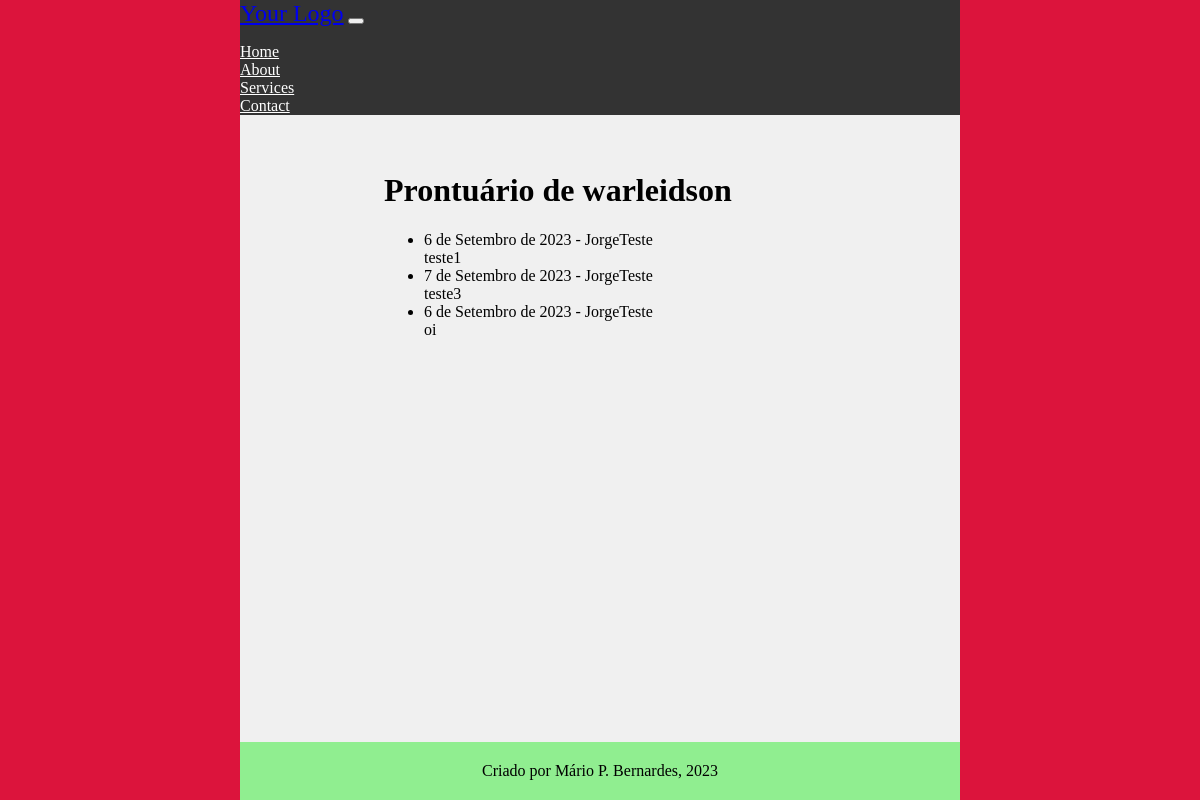
Before: /main/prontuario/2020202/ (signed in) with the older database file.
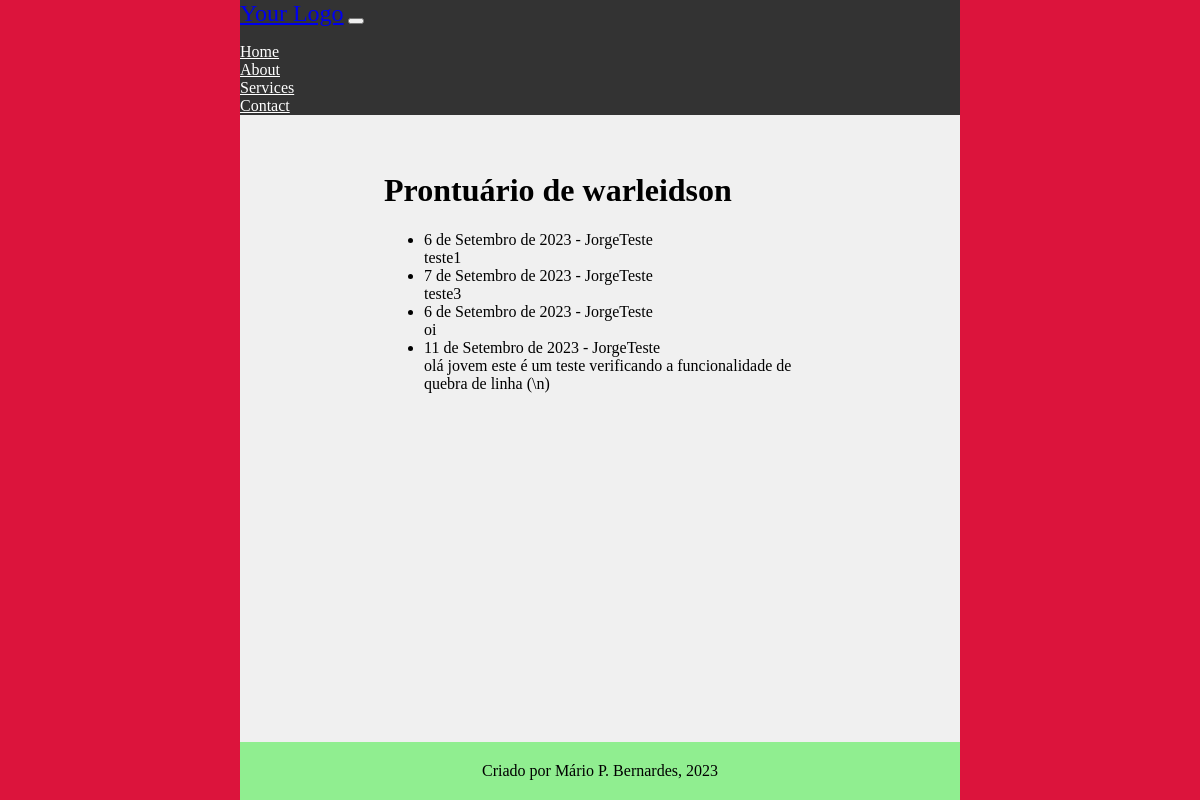
After: the same page with the newer database file.
### main/models.py (models this page shows, shortened)
class Prontuarios(models.Model):
    numero = models.ForeignKey(
        'CadastroPacientes',
        on_delete=models.PROTECT,
        to_field='prontuario_numero',
        related_name='paciente',
        verbose_name='Nº de Prontuário'
    )
    autor = models.ForeignKey(
        'CadastroProfissionais',
        on_delete=models.PROTECT,
        to_field='nome',
        related_name='prontuarios',
        verbose_name='Terapeuta'
    )
    data_entrada = models.DateField(auto_now_add=True, editable=False, verbose_name='Data da Entrada')
    data_consulta = models.DateField(verbose_name='Data da Consulta')
    entrada = models.TextField(verbose_name='Parecer')
    objects = models.Manager()
    class Meta:
        verbose_name = 'Prontuário'
        verbose_name_plural = 'Prontuários'
        permissions = [
            ('add_entry', 'Adicionar entradas em prontuários (Terapeutas)')
        ]

class CadastroProfissionais(models.Model):
    nome = models.CharField(verbose_name='Nome', max_length=100, unique=True, editable=True)
    conselho_codigo = models.CharField(verbose_name='CRP', max_length=5, unique=True, editable=True)
    unimed_codigo = models.CharField(verbose_name='Número cadastro Unimed', max_length=6, unique=True, editable=True)
    email = models.EmailField(verbose_name='Email', editable=True)
    telefone_numero = models.CharField(verbose_name='Telefone', max_length=11, editable=True)
    usuario_codigo = models.ForeignKey(
        User,
        related_name='Terapeutas',
        on_delete=models.PROTECT
    )
    objects = models.Manager()
    def __str__(self):
        return f'{self.nome}'
    class Meta:
        verbose_name = 'Terapeuta'
        verbose_name_plural = 'Terapeutas'
        permissions = [
            ('add_terapeuta', 'Adicionar novos Usuários (Administrativos)')
        ]

### main/views.py (the view)
@login_required(login_url="/main/login")
def list_entradas(request, prontuario_numero):
    current_user_terapeuta = request.user.Terapeutas.get()
    current_paciente = CadastroPacientes.objects.get(prontuario_numero=prontuario_numero)
    current_paciente_prontuario = Prontuarios.objects.filter(numero_id=prontuario_numero)
    context = {
        'current_user': current_user_terapeuta,
        'paciente': current_paciente,
        'prontuarios': current_paciente_prontuario,
    }
    return render(request, 'prontuario_pac.html', context)

### main/templates/prontuario_pac.html (shortened to what this page needs)
{% extends 'middleman1.html' %}
{% load bootstrap5 %}
{% load static %}
    {% block content %}
    <h1>Prontuário de {{ paciente.nome }} </h1>
    <ul>
        {% for prontuario in prontuarios %}
            <li>
                {{ prontuario.data_consulta }} - {{ prontuario.autor }} <br>
                {{ prontuario.entrada }}
            </li>
        {% empty %}
            <li>Nenhuma entrada encontrada neste prontuário.</li>
        {% endfor %}
    </ul>
    {% endblock %}

Changed rows visible on the page:
added Prontuarios: data_consulta "11 de Setembro de 2023", autor "JorgeTeste", entrada "olá jovem este é um teste verificando a funcionalidade de quebra de linha (\\n)"
